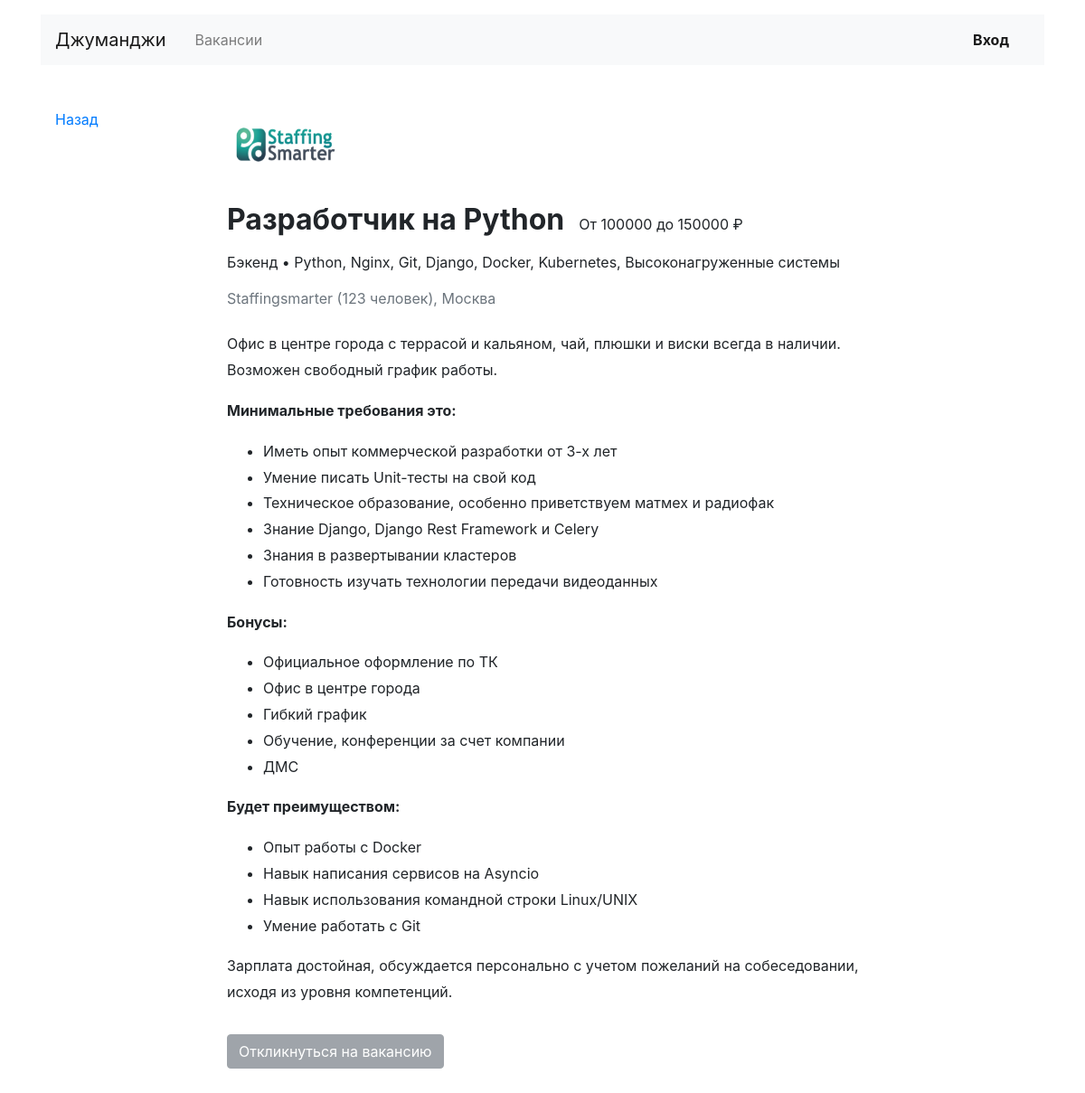
The page /vacancies/1/ on the database its author committed.
### vacancies/models.py (models this page shows, shortened)
class Vacancy(models.Model):
    title = models.CharField(max_length=64)
    specialty = models.ForeignKey(Specialty, on_delete=models.CASCADE, related_name='vacancies')
    company = models.ForeignKey(Company, on_delete=models.CASCADE, related_name='vacancies')
    skills = models.CharField(max_length=128)
    description = models.TextField()
    salary_min = models.FloatField()
    salary_max = models.FloatField()
    published_at = models.DateField()
    owner = models.OneToOneField(User, on_delete=models.DO_NOTHING,
                                 null=True, primary_key=False, related_name='owner_of')

class Company(models.Model):
    name = models.CharField(max_length=32)
    location = models.CharField(max_length=16)
    logo = models.ImageField(upload_to=settings.MEDIA_COMPANY_IMAGE_DIR)
    description = models.CharField(max_length=2048)
    employee_count = models.IntegerField()

class Specialty(models.Model):
    code = models.CharField(max_length=16)
    title = models.CharField(max_length=16)
    picture = models.ImageField(upload_to=settings.MEDIA_SPECIALITY_IMAGE_DIR)

### vacancies/views.py (the view)
# urls.py: re_path(r'^vacancies/([\d-]+)/', VacancyView.as_view(), name='vacancy'),
class VacancyView(TemplateView):
    template_name = "vacancy.html"
    def get_context_data(self, **kwargs):
        try:
            context = super().get_context_data(**kwargs)
            context['vacancy'] = Vacancy.objects.get(id=int(self.args[0]))
        except Vacancy.DoesNotExist:
            raise Http404("Извините, но вакансии, к которой вы пытаетесь получить доступ, не существует.")
        return context

### vacancies/templates/vacancy.html
{% extends 'base.html' %}
{% block container %}
  <main class="container mt-3 pb-5">
    <div class="row mt-5">
      <div class="col-12 col-lg-2">
        <div class="pl-3 mb-5">
          <p><a href="#">Назад</a></p>
        </div>
      </div>
      <div class="col-12 col-lg-8">
        <section class="pl-3">
          <a href="#"><img src="{{ vacancy.company.logo.url }}" width="130" height="80" alt=""></a>
          <div class="d-flex align-items-baseline align-content-baseline">
            <h1 class="h2 mt-4 font-weight-bold" >{{ vacancy.title }}</h1>
            <p class="m-0 pl-3">От {{ vacancy.salary_min|floatformat:"0" }} до {{ vacancy.salary_max|floatformat:"0" }} ₽</p>
          </div>
          <p class="mt-2">{{ vacancy.specialty.title }} • {{ vacancy.skills }}</p>
          <p class="text-muted mb-4">{{ vacancy.company.name|title }} ({{ vacancy.company.employee_count }} человек), {{ vacancy.company.location }}</p>
          <div style="line-height: 1.8;">
            {{ vacancy.description|safe }}
          </div>
          {% if user.is_authenticated %}
          <a type="button" class="btn btn-primary mt-3" href="send/">Откликнуться на вакансию</a>
          {% else %}
          <button type="button" class="btn btn-secondary mt-3" href="send/" disabled>Откликнуться на вакансию</button>
          {% endif %}
        </section>
      </div>
    </div>
  </main>
{% endblock %}

### rows shown on the page
Vacancy: company.logo (picture), title "Разработчик на Python", salary_min "100000", salary_max "150000", specialty "Бэкенд", skills "Python, Nginx, Git, Django, Docker, Kubernetes, Высоконагруженные системы", company.name "Staffingsmarter", company.employee_count "123", company.location "Москва", description "Офис в центре города с террасой и кальяном, чай, плюшки и виски всегда в наличии. Возможен свободный график работы. Минимальные требования это: Иметь опыт коммерческой разработки от 3-х лет Умение писать Unit-тесты на свой код Техническое образование, особенно приветствуем матмех и радиофак Знание Django, Django Rest Framework и Celery Знания в развертывании кластеров Готовность изучать технологии передачи видеоданных Бонусы: Официальное оформление по ТК Офис в центре города Гибкий график Обучение, конференции за счет компании ДМС Будет преимуществом: Опыт работы с Docker Навык написания сервисов на Asyncio Навык использования командной строки Linux/UNIX Умение работать с Git Зарплата…"
